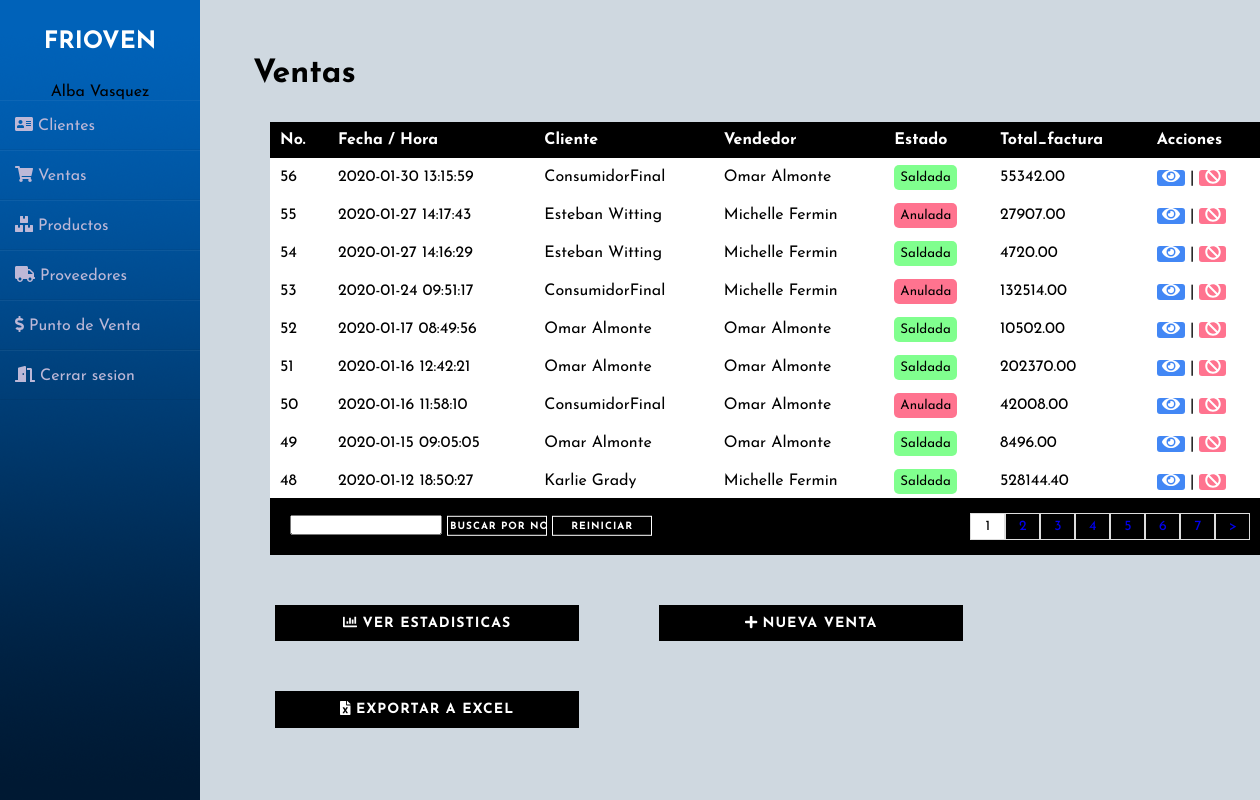
Page /u2/ventas.php (signed in) on the committed database.
### tables this page shows
CREATE TABLE `factura` (
  `nofactura` bigint(11) NOT NULL,
  `fecha_hora` datetime NOT NULL DEFAULT current_timestamp(),
  `idusuario` int(11) NOT NULL,
  `idcliente` int(11) NOT NULL,
  `total_factura` decimal(10,2) NOT NULL,
  `activo` char(2) NOT NULL DEFAULT 'si'
);

CREATE TABLE `cliente` (
  `idcliente` int(11) NOT NULL,
  `nombre` varchar(255) NOT NULL,
  `RNC` int(9) NOT NULL,
  `direccion` varchar(255) NOT NULL,
  `telefono` varchar(255) NOT NULL,
  `fecha_entrada` varchar(255) NOT NULL,
  `activo` char(2) NOT NULL DEFAULT 'si'
);

CREATE TABLE `usuario` (
  `idusuario` int(11) NOT NULL,
  `fullname` varchar(255) NOT NULL,
  `username` varchar(255) NOT NULL,
  `password` varchar(255) NOT NULL,
  `rol` varchar(50) NOT NULL
);

### u2/ventas.php (the view, shortened to what this page needs)
<?php
include 'links/clienteslinks.php';
include 'back/conexion.php';
?>
<!DOCTYPE html>
<html>
<head>
</head>
<body>
	<div class="wrapper">
    <?php
    include 'links/sidebar.php';
    ?>
    <div class="main_content">
    	<h1 class="down">Ventas </h1>
	<div class="divtab">
	<section class="downp" id="container">
    	<table>
			<tr>
				<th>No.</th>
				<th>Fecha / Hora</th>
				<th>Cliente</th>
				<th>Vendedor</th>
				<th>Estado</th>
				<th>Total_factura</th>
				<th>Acciones</th>
			</tr>
			<?php
			if (empty($_REQUEST["busqueda"])) {
			$q2 = "SELECT COUNT(*) as total_reg FROM factura";
			}else{
			$busqueda = $_REQUEST["busqueda"];
			$q2 = "SELECT COUNT(*) as total_reg FROM factura where nofactura = $busqueda";
			}
			$sq_reg = mysqli_query($con,$q2);
			$r_reg = mysqli_fetch_array($sq_reg);
			$total_reg = $r_reg['total_reg'];
			$ppg = 9;
			if (empty($_GET['npg'])) {
				$npg = 1;
			} else {
				$npg = $_GET['npg'];
			}
			$desde = ($npg - 1) *  $ppg;
			$ttp = ceil($total_reg / $ppg);
			if (empty($_REQUEST["busqueda"])) {
				$q = "SELECT f.nofactura,f.fecha_hora,f.total_factura,f.idcliente,f.activo,u.fullname AS vendedor,cl.nombre AS cliente FROM factura f INNER JOIN usuario u ON f.idusuario = u.idusuario INNER JOIN cliente cl ON f.idcliente = cl.idcliente  ORDER BY f.fecha_hora DESC LIMIT $desde,$ppg";
			}
			$e = mysqli_query($con,$q);
			$contador = mysqli_num_rows($e);
			if ($contador > 0) {
				while ($datos = mysqli_fetch_array($e)) {
					if ($datos['activo'] == 'si') {
						$estado = "<span class='pagada btnsmall2 btngood'>Saldada</span>";
					}else{
						$estado = "<span class='anulada btncancel2 btnsmall2'>Anulada</span>";
					}
			?>
			<tr id="row_<?php echo $datos['nofactura']; ?>">
				<td><?php echo $datos['nofactura']; ?> </td>
				<td><?php echo $datos['fecha_hora']; ?> </td>
				<td><?php echo $datos['cliente']; ?> </td>
				<td><?php echo $datos['vendedor']; ?> </td>
				<td><?php echo $estado ?> </td>
				<td><?php echo $datos['total_factura']; ?> </td>
				<td><a href="#" class="btnop verpdf" cl="<?php echo $datos['idcliente'];?>" f="<?php echo $datos['nofactura']; ?>">&nbsp;<i class="fas fa-eye"></i>&nbsp;</a>
				 |   <a href="#" f="<?php echo $datos['nofactura']; ?>" class="btnnull anularfac" id="b_delete">&nbsp;<i class="fas fa-ban" disabled></i>&nbsp;</a>
				</td>
			</tr>
			<?php
		    	}
			}
			?>
    	</table>
    </section>
	</div>
	<div class="paginas">
	<div class="wd">
	<form action="back/robventas.php" method="get" class="down">
    <input type="text" name="busqueda" value="<?php if(!empty($busqueda)){echo $busqueda;} ?>">
    <input type="submit" name = "buscar" value="buscar por no" class="botw btn btn-2 ">
    <input type="submit" name="reiniciar" value="reiniciar" class="botw btn btn-2">
    </form>
	</div>
		<ul>
			<?php
			for ($i=1; $i <= $ttp ; $i++) {
				if ($i == $npg) {
				 echo '<li class="seleccion">'.$i.'</li>';
				}else{
				if (empty($busqueda)) {
					echo '<li><a href="?npg='.$i.'">'.$i.'</a></li>';
				} else{
					echo '<li><a href="?npg='.$i.'&busqueda='.$busqueda.'">'.$i.'</a></li>';
				}
			}
			}
			?>
			<?php
			if ($npg != $ttp) {
				if (!empty($busqueda)) {
			?>
			<li><a href="?npg=<?php  echo $npg + 1?>&busqueda=<?php echo $busqueda ?>"> > </a></li>
			<?php
			    }else{
			 ?>
			 <li><a href="?npg=<?php  echo $npg + 1?>"> > </a></li>
			<?php
			}
			}
			 ?>
		</ul>
	</div>
	<div class="bar_btn">
    <button class="bot bot1 btn btn-2" onclick="window.location.href = 'chart_venta.php?year=2019';"><i class='fas fa-chart-bar'></i>  Ver estadisticas </button>
    <button class="bot bot2 btn btn-2" onclick="window.location.href = 'factura.php';" ><i class="fas fa-plus"></i>  Nueva venta </button>
    <button class="bot bot2 btn btn-2" onclick="window.location.href = 'back/exportventa.php';" ><i class="fas fa-file-excel"></i>  Exportar a Excel </button>
    </div>
      </div>
    </div>
</body>
</html>

### u2/css/csscli.css (style rules this page uses)
.down { transform: translate(5%, 180%); }
A:link { text-decoration: none }
* { outline:none !important; }
a { text-decoration: none !important;outline: none !important; }
.downp { margin-left: 70px; margin-top: 90px; font-size: 20px; }
.wd { margin-top: 50px; position: relative; }

### u2/css/listaclientes.css (style rules this page uses)
.divtab { height: 200px; }
table { border-collapse: collapse; font-size: 12pt; width: 100%; }
table th { text-align: left; padding: 10px; background: black; color: white; }
table tr { background: #fff; }
table td { padding: 10px; }
#b_delete { color: #FF6A6C; }

### u2/css/botones.css (style rules this page uses)
.btn { border: none; font-size: 20px; color: inherit; background: none; cursor: pointer; padding: 15px 40px; text-transform: uppercase; letter-spacing: 1px; font-weight: 700; outline: none; -webkit-transition: all 0.3s; -moz-transition: all 0.3s; transition: all 0.3s; }
.btn:after { content: ''; position: absolute; z-index: -1; -webkit-transition: all 0.3s; -moz-transition: all 0.3s; transition: all 0.3s; }
.btn:before { speak: none; font-style: normal; font-weight: normal; font-variant: normal; text-transform: none; line-height: 1; position: relative; -webkit-font-smoothing: antialiased; }
.btn-2 { background: black; color: #fff; }
.btn-2:before { position: absolute; height: 100%; left: 0; top: 0; line-height: 3; font-size: 140%; width: 60px; }

### u2/css/botones2.css (style rules this page uses)
.btncancel2 { background: #ff738f !important ; }
.btngood { background: #80ff8e !important; }
.btnop { background: #4287f5; color: white; width: 40px !important; border-radius: 3px ; }
.btnsmall2 { width: 130px !important; font-size: 10pt; padding: 6px; border-radius: 5px; }
.btnnull { background: #ff738f; color: white !important; width: 40px !important; border-radius: 3px ; }
.bot { margin-top: 50px; margin-left: 75px; padding: 10px; width: 304px; font-size: 14px; }
.botw { border: 1px solid white; background: none; color: white; font-size: 10px; padding: 2px; width: 100px }

### u2/fw/all.css (style rules this page uses)
.fa-ban:before { content: "\f05e"; }
.fa-chart-bar:before { content: "\f080"; }
.fa-eye:before { content: "\f06e"; }
.fa-file-excel:before { content: "\f1c3"; }
.fa-plus:before { content: "\f067"; }

### u2/css/paginas.css (style rules this page uses)
.wd { width: 400px; }
.paginas { width: 93.9%; margin-left: 70px; margin-top: 155px; color: black; }
.paginas form input { height: 20px; }
.paginas ul { padding: 15px; list-style: none; background: black; display: -webkit-flex; display: -moz-flex; display: -ms-flex; display: -o-flex; display: flex; justify-content: flex-end; }
.paginas a, .seleccion { border: 1px solid #ddd; padding: 5px; display: inline-block; font-size: 14px; text-align: center; width: 35px; }
.seleccion { background: white; color: black; }

### u2/css/sidebar.css (style rules this page uses)
* { margin: 0; padding: 0; box-sizing: border-box; list-style: none; text-decoration: none; font-family: 'Josefin Sans', sans-serif; }
body { background-color: #00325e30; }
.wrapper { display: flex; position: relative; }
.wrapper .main_content { width: 100%; margin-left: 200px; }

### rows in the picture
factura: nofactura "56", fecha_hora "2020-01-30 13:15:59", idcliente.nombre "ConsumidorFinal", idusuario.fullname "Omar Almonte", activo "Saldada", total_factura "55342.00"
factura: nofactura "55", fecha_hora "2020-01-27 14:17:43", idcliente.nombre "Esteban Witting", idusuario.fullname "Michelle Fermin", activo "Anulada", total_factura "27907.00"
factura: nofactura "54", fecha_hora "2020-01-27 14:16:29", idcliente.nombre "Esteban Witting", idusuario.fullname "Michelle Fermin", activo "Saldada", total_factura "4720.00"
factura: nofactura "53", fecha_hora "2020-01-24 09:51:17", idcliente.nombre "ConsumidorFinal", idusuario.fullname "Michelle Fermin", activo "Anulada", total_factura "132514.00"
factura: nofactura "52", fecha_hora "2020-01-17 08:49:56", idcliente.nombre "Omar Almonte", idusuario.fullname "Omar Almonte", activo "Saldada", total_factura "10502.00"
factura: nofactura "51", fecha_hora "2020-01-16 12:42:21", idcliente.nombre "Omar Almonte", idusuario.fullname "Omar Almonte", activo "Saldada", total_factura "202370.00"
factura: nofactura "50", fecha_hora "2020-01-16 11:58:10", idcliente.nombre "ConsumidorFinal", idusuario.fullname "Omar Almonte", activo "Anulada", total_factura "42008.00"
factura: nofactura "49", fecha_hora "2020-01-15 09:05:05", idcliente.nombre "Omar Almonte", idusuario.fullname "Omar Almonte", activo "Saldada", total_factura "8496.00"
factura: nofactura "48", fecha_hora "2020-01-12 18:50:27", idcliente.nombre "Karlie Grady", idusuario.fullname "Michelle Fermin", activo "Saldada", total_factura "528144.40"

### other values in the picture
$fn "Alba Vasquez"
